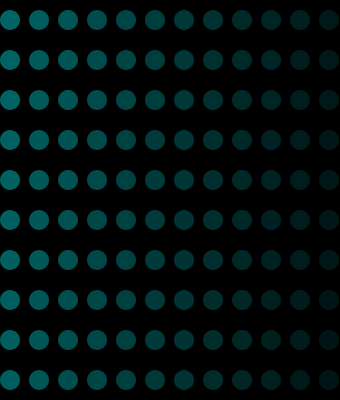
Frame 1 (no input)
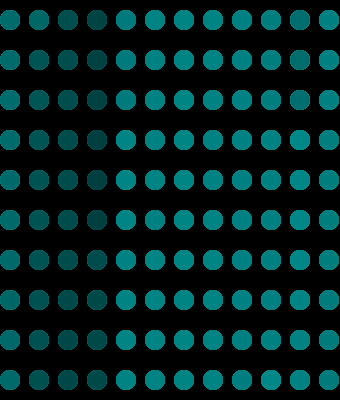
Frame 60 (the mouse pressed at the canvas centre just before this capture)
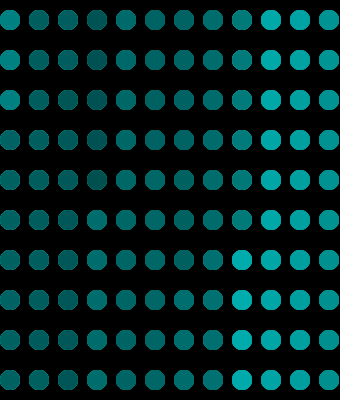
Frame 120 (the mouse held since frame 60 and released just before this capture)

The Processing sketch that drew these frames (run headless with seeded random() and noise(); from frame 60 on, the mouse is pressed at the canvas centre):

// Processing sketch: processing_66754
// ── processing_66754.pde

color [] c = new color [12];

int w;
int h;
int a;

float colorG=255;
float colorB=255;
float opacityA=100;

int [] xpos = new int [12];
int [] ypos = new int [12];
int [] spotdistance = new int [12];

void setup(){
  size(340, 400);
  frameRate(15);
  noStroke();
  smooth();
  background(0);
  
  a = 20;
  w = 20;
  
  // color(value);
  // color(value, alpha);
  // color(value, value, value);
  // color(value, value, value, alpha);
  
  // set colors for graph chart
  c[0] = color(86, 116, 185);
  c[1] = color(69, 140, 203);
  c[2] = color(126, 167, 216);
  c[3] = color(132, 147, 202);
  c[4] = color(136, 130, 190);
  c[5] = color(161, 135, 190);
  c[6] = color(244, 154, 194);
  c[7] = color(246, 152, 157);
  c[8] = color(247, 151, 122);
  c[9] = color(249, 173, 129);
  c[10] = color(253, 198, 138);
  c[11] = color(255, 247, 154);
  
  spotdistance[0] = 2*a;
  spotdistance[1] = 4*a;
  spotdistance[2] = 6*a;
  spotdistance[3] = 8*a;
  spotdistance[4] = 10*a;
  spotdistance[5] = 12*a;
  spotdistance[6] = 14*a;
  spotdistance[7] = 16*a;
  spotdistance[8] = 18*a;
  spotdistance[9] = 20*a;
  spotdistance[10] = 22*a;
  spotdistance[11] = 24*a;
}


void draw(){
  
  for(int x = 0; x < 12; x++){
    for(int y = 0; y < 12; y++){
    xpos[x] = x*29;
    ypos[y] = y;
    
    fill(c[x],colorG,colorB,opacityA);
    ellipse(xpos[x]+10,spotdistance[y]-20, 20, 20);
    
    colorG-=0.5;
    colorB-=0.5;
    opacityA-=0.5;
    
    if(colorG<2){
      colorG=255;
    }
    if(colorB<2){
      colorB=255;
    }
    if(opacityA<2){
      opacityA=100;
    }
  }
  }
}
